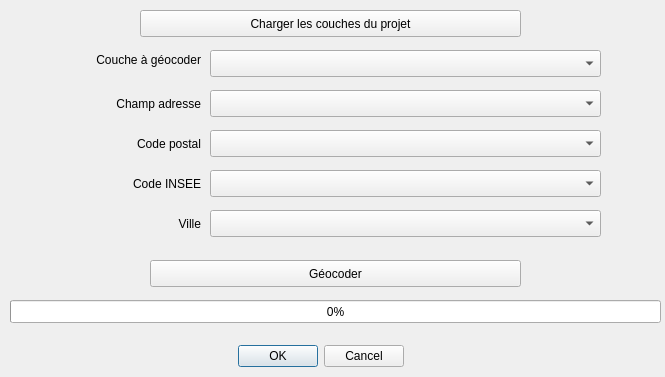
<?xml version="1.0" encoding="UTF-8"?>
<ui version="4.0">
 <class>QbanoDialogBase</class>
 <widget class="QDialog" name="QbanoDialogBase">
  <property name="geometry">
   <rect>
    <x>0</x>
    <y>0</y>
    <width>665</width>
    <height>377</height>
   </rect>
  </property>
  <property name="windowTitle">
   <string>QBAN(O)</string>
  </property>
  <widget class="QDialogButtonBox" name="button_box">
   <property name="geometry">
    <rect>
     <x>223</x>
     <y>340</y>
     <width>181</width>
     <height>32</height>
    </rect>
   </property>
   <property name="orientation">
    <enum>Qt::Horizontal</enum>
   </property>
   <property name="standardButtons">
    <set>QDialogButtonBox::Cancel|QDialogButtonBox::Ok</set>
   </property>
  </widget>
  <widget class="QComboBox" name="_listecouches">
   <property name="geometry">
    <rect>
     <x>210</x>
     <y>50</y>
     <width>391</width>
     <height>27</height>
    </rect>
   </property>
  </widget>
  <widget class="QLabel" name="label">
   <property name="geometry">
    <rect>
     <x>20</x>
     <y>46</y>
     <width>181</width>
     <height>27</height>
    </rect>
   </property>
   <property name="text">
    <string>Couche à géocoder</string>
   </property>
   <property name="alignment">
    <set>Qt::AlignRight|Qt::AlignTrailing|Qt::AlignVCenter</set>
   </property>
  </widget>
  <widget class="QPushButton" name="_charger">
   <property name="geometry">
    <rect>
     <x>140</x>
     <y>10</y>
     <width>381</width>
     <height>27</height>
    </rect>
   </property>
   <property name="text">
    <string>Charger les couches du projet</string>
   </property>
  </widget>
  <widget class="QComboBox" name="_champadresse">
   <property name="geometry">
    <rect>
     <x>210</x>
     <y>90</y>
     <width>391</width>
     <height>27</height>
    </rect>
   </property>
  </widget>
  <widget class="QLabel" name="label_2">
   <property name="geometry">
    <rect>
     <x>20</x>
     <y>90</y>
     <width>181</width>
     <height>27</height>
    </rect>
   </property>
   <property name="text">
    <string>Champ adresse</string>
   </property>
   <property name="alignment">
    <set>Qt::AlignRight|Qt::AlignTrailing|Qt::AlignVCenter</set>
   </property>
  </widget>
  <widget class="QPushButton" name="_geocoder">
   <property name="geometry">
    <rect>
     <x>150</x>
     <y>260</y>
     <width>371</width>
     <height>27</height>
    </rect>
   </property>
   <property name="text">
    <string>Géocoder</string>
   </property>
  </widget>
  <widget class="QProgressBar" name="_progression">
   <property name="geometry">
    <rect>
     <x>10</x>
     <y>300</y>
     <width>651</width>
     <height>23</height>
    </rect>
   </property>
   <property name="value">
    <number>0</number>
   </property>
  </widget>
  <widget class="QComboBox" name="_champcp">
   <property name="geometry">
    <rect>
     <x>210</x>
     <y>130</y>
     <width>391</width>
     <height>27</height>
    </rect>
   </property>
  </widget>
  <widget class="QComboBox" name="_champville">
   <property name="geometry">
    <rect>
     <x>210</x>
     <y>210</y>
     <width>391</width>
     <height>27</height>
    </rect>
   </property>
  </widget>
  <widget class="QLabel" name="label_3">
   <property name="geometry">
    <rect>
     <x>20</x>
     <y>130</y>
     <width>181</width>
     <height>27</height>
    </rect>
   </property>
   <property name="text">
    <string>Code postal</string>
   </property>
   <property name="alignment">
    <set>Qt::AlignRight|Qt::AlignTrailing|Qt::AlignVCenter</set>
   </property>
  </widget>
  <widget class="QLabel" name="label_4">
   <property name="geometry">
    <rect>
     <x>20</x>
     <y>210</y>
     <width>181</width>
     <height>27</height>
    </rect>
   </property>
   <property name="text">
    <string>Ville</string>
   </property>
   <property name="alignment">
    <set>Qt::AlignRight|Qt::AlignTrailing|Qt::AlignVCenter</set>
   </property>
  </widget>
  <widget class="QComboBox" name="_champinsee">
   <property name="geometry">
    <rect>
     <x>210</x>
     <y>170</y>
     <width>391</width>
     <height>27</height>
    </rect>
   </property>
  </widget>
  <widget class="QLabel" name="label_5">
   <property name="geometry">
    <rect>
     <x>20</x>
     <y>170</y>
     <width>181</width>
     <height>27</height>
    </rect>
   </property>
   <property name="text">
    <string>Code INSEE</string>
   </property>
   <property name="alignment">
    <set>Qt::AlignRight|Qt::AlignTrailing|Qt::AlignVCenter</set>
   </property>
  </widget>
 </widget>
 <resources/>
 <connections>
  <connection>
   <sender>button_box</sender>
   <signal>accepted()</signal>
   <receiver>QbanoDialogBase</receiver>
   <slot>accept()</slot>
   <hints>
    <hint type="sourcelabel">
     <x>470</x>
     <y>600</y>
    </hint>
    <hint type="destinationlabel">
     <x>20</x>
     <y>20</y>
    </hint>
   </hints>
  </connection>
  <connection>
   <sender>button_box</sender>
   <signal>rejected()</signal>
   <receiver>QbanoDialogBase</receiver>
   <slot>reject()</slot>
   <hints>
    <hint type="sourcelabel">
     <x>470</x>
     <y>600</y>
    </hint>
    <hint type="destinationlabel">
     <x>20</x>
     <y>20</y>
    </hint>
   </hints>
  </connection>
 </connections>
</ui>
